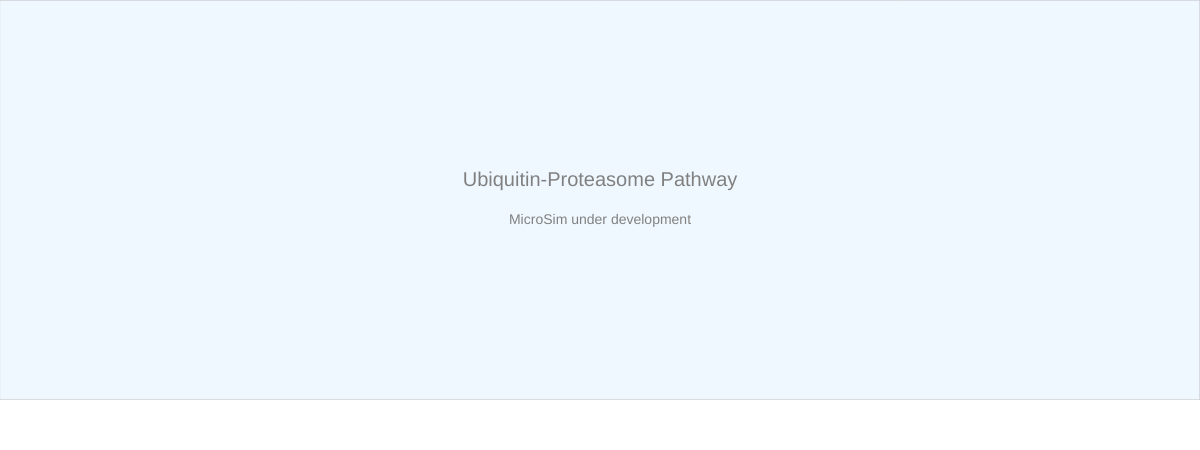
Frame 1 (no input)
Frame 60 (no input): identical to frame 1, image omitted
Frame 120 (the mouse pressed at the canvas centre since frame 60): identical to frame 1, image omitted

The p5.js sketch that drew this single still picture (run headless with seeded random() and noise() and a simulated clock; from frame 60 on, the mouse is pressed at the canvas centre):

// p5.js sketch
// ── sketch.js
// Ubiquitin-Proteasome Pathway
// CANVAS_HEIGHT: 450
let drawHeight = 400;
let controlHeight = 50;
let canvasWidth, canvasHeight;

function updateCanvasSize() {
    const container = document.querySelector('main');
    canvasWidth = container ? container.offsetWidth : windowWidth;
    canvasHeight = drawHeight + controlHeight;
}

function setup() {
    updateCanvasSize();
    const canvas = createCanvas(canvasWidth, canvasHeight);
    canvas.parent(document.querySelector('main'));
    textSize(16);
}

function draw() {
    // Drawing area
    fill('aliceblue');
    stroke('silver');
    strokeWeight(1);
    rect(0, 0, canvasWidth, drawHeight);

    // Control area
    fill('white');
    noStroke();
    rect(0, drawHeight, canvasWidth, controlHeight);

    // Placeholder text
    fill('gray');
    noStroke();
    textAlign(CENTER, CENTER);
    textSize(20);
    text('Ubiquitin-Proteasome Pathway', canvasWidth / 2, drawHeight / 2 - 20);
    textSize(14);
    text('MicroSim under development', canvasWidth / 2, drawHeight / 2 + 20);
}

function windowResized() {
    updateCanvasSize();
    resizeCanvas(canvasWidth, canvasHeight);
}

// ── main.html
<!DOCTYPE html>
<html lang="en">
<head>
    <meta charset="UTF-8">
    <meta name="viewport" content="width=device-width, initial-scale=1.0">
    <title>Ubiquitin-Proteasome Pathway</title>
    <script src="https://cdnjs.cloudflare.com/ajax/libs/p5.js/1.11.1/p5.min.js"></script>
    <style>
        body {
            margin: 0;
            padding: 0;
            overflow-x: hidden;
            font-family: Arial, Helvetica, sans-serif;
        }
        main {
            display: block;
            width: 100%;
            max-width: 100%;
            box-sizing: border-box;
        }
        canvas {
            display: block;
        }
    </style>
</head>
<body>
    <main></main>
    <script src="sketch.js"></script>
</body>
</html>
